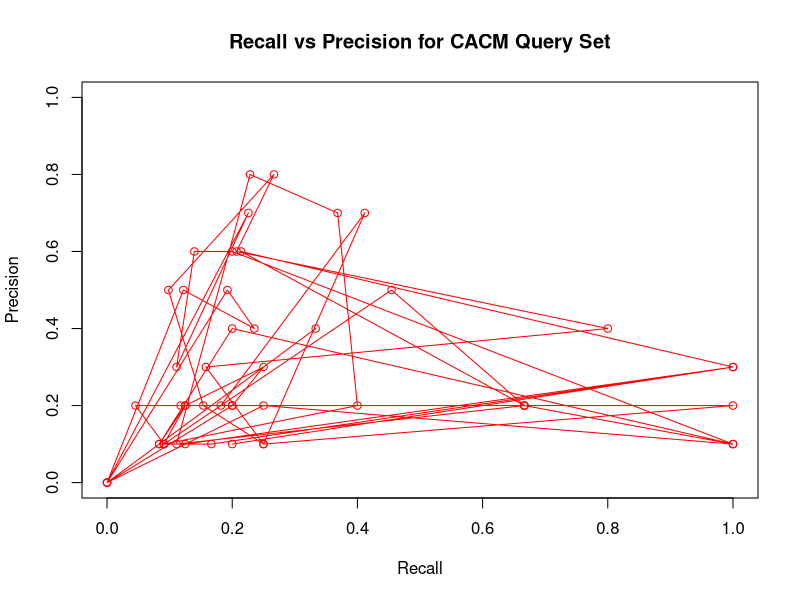

Source code (R):
recall <- read.csv("Recall.csv", header = TRUE)
precision <- read.csv("Precision.csv", header = TRUE)

plot(recall$Recall,recall$Value,type = "o",col = "red", xlab = "Recall", ylab = "Precision", 
     main = "Recall vs Precision for CACM Query Set",  ylim=c(0,1), xlim = c(0,1))